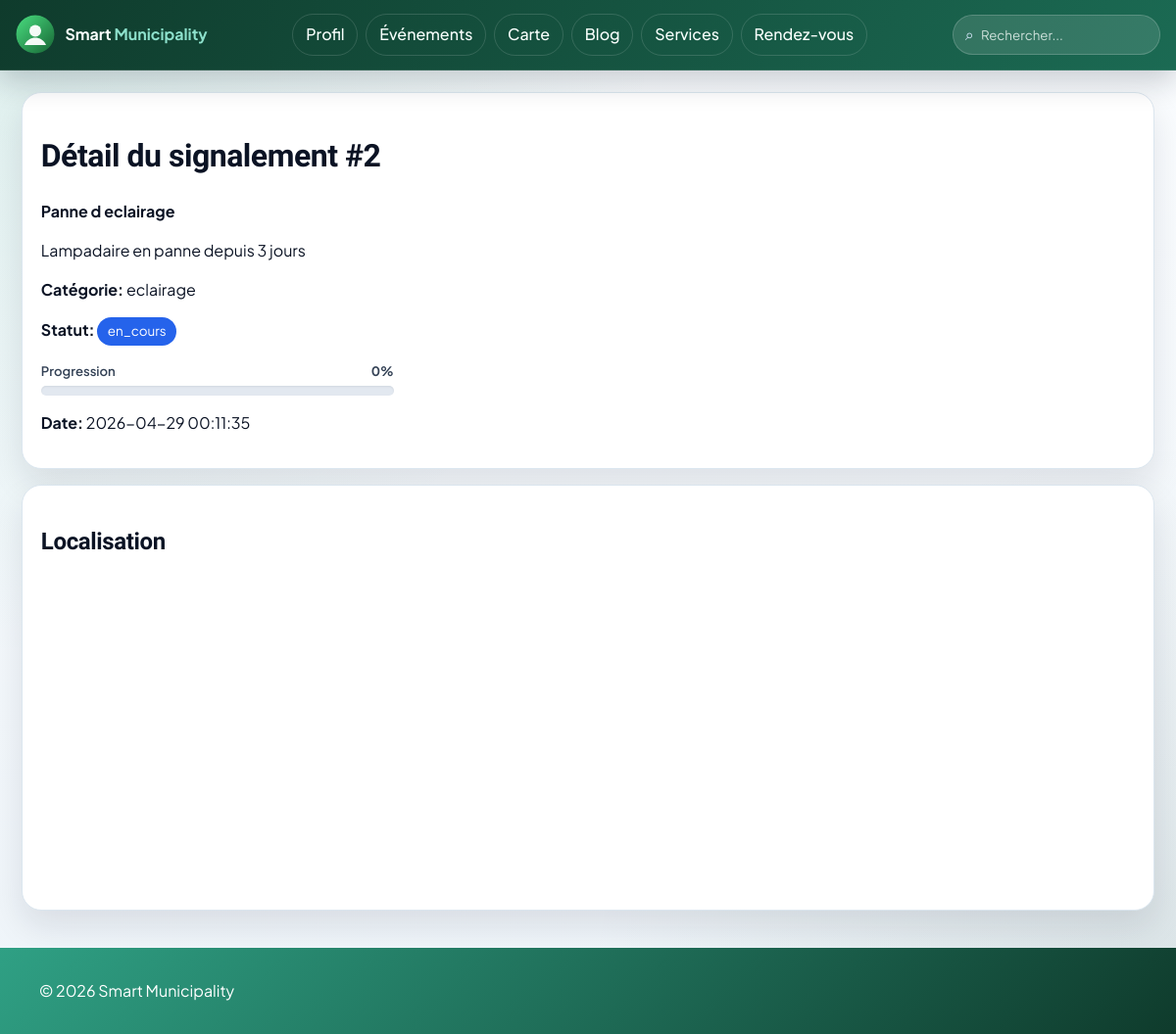
Page /index.php?route=signalements/detail&id=2 on the committed database.
### tables this page shows
CREATE TABLE IF NOT EXISTS signalements (
    id INT AUTO_INCREMENT PRIMARY KEY,
    user_id INT NULL,
    localisation_id INT NULL,
    titre VARCHAR(255) NOT NULL,
    description TEXT NOT NULL,
    image VARCHAR(255) NULL,
    categorie VARCHAR(100) NOT NULL,
    latitude DECIMAL(10,8) NOT NULL,
    longitude DECIMAL(11,8) NOT NULL,
    statut ENUM('en_attente', 'en_cours', 'resolu', 'rejete') DEFAULT 'en_attente',
    progression TINYINT UNSIGNED NOT NULL DEFAULT 0,
    date_signalement DATETIME DEFAULT CURRENT_TIMESTAMP,
    CONSTRAINT fk_signalements_user FOREIGN KEY (user_id) REFERENCES utilisateurs(id) ON DELETE SET NULL,
    CONSTRAINT fk_signalements_localisation FOREIGN KEY (localisation_id) REFERENCES localisations(id) ON DELETE SET NULL
);

### app/Core/Controller.php (called while the page is built, shortened)
<?php
abstract class Controller
{
    protected function render(string $view, array $data = []): void
    {
        extract($data, EXTR_SKIP);
        require BASE_PATH . '/app/Views/layouts/header.php';
        require BASE_PATH . '/app/Views/' . $view . '.php';
        require BASE_PATH . '/app/Views/layouts/footer.php';
    }
}

### app/Controllers/SignalementController.php (called while the page is built, shortened)
<?php
class SignalementController extends Controller
{
    private Signalement $model;
    public function __construct()
    {
        $this->model = new Signalement();
    }
    public function detail(): void
    {
        $id = (int)($_GET['id'] ?? 0);
        $item = $this->model->find($id);
        $history = $this->model->positionHistory($id);
        $this->render('frontoffice/signalements/detail', [
            'title' => 'Détail signalement',
            'item' => $item,
            'history' => $history,
        ]);
    }
}

### index.php (called while the page is built, shortened)
<?php
require __DIR__ . '/config/config.php';
require __DIR__ . '/app/Core/Autoloader.php';
$route = trim((string)($_GET['route'] ?? 'home/index'));
$route = trim($route, '/');
[$controllerPart, $actionPart] = array_pad(explode('/', $route, 2), 2, 'index');
$actionName = str_replace(' ', '', ucwords(str_replace(['-', '_'], ' ', strtolower($actionPart))));
$actionName = lcfirst($actionName);
$controller = new $controllerClass();
$controller->{$actionName}();

### app/Core/Autoloader.php (called while the page is built, shortened)
<?php
spl_autoload_register(function (string $class): void {
    $prefix = 'App\\';
    $relativeClass = substr($class, strlen($prefix));
    $file = BASE_PATH . '/app/' . str_replace('\\', '/', $relativeClass) . '.php';
});

### config/config.php (called while the page is built, shortened)
<?php
function pdo_connection(): \PDO
{
    static $pdo = null;
    if ($pdo instanceof \PDO) {
        return $pdo;
    }
    $dsn = 'mysql:host=' . DB_HOST . ';port=' . DB_PORT . ';dbname=' . DB_NAME . ';charset=utf8mb4';
    $pdo = new \PDO($dsn, DB_USER, DB_PASS, [
        \PDO::ATTR_ERRMODE => \PDO::ERRMODE_EXCEPTION,
        \PDO::ATTR_DEFAULT_FETCH_MODE => \PDO::FETCH_ASSOC,
        \PDO::ATTR_EMULATE_PREPARES => false,
    ]);
    return $pdo;
}
function e(string $value): string
{
    return htmlspecialchars($value, ENT_QUOTES, 'UTF-8');
}

### app/Core/Database.php (called while the page is built, shortened)
<?php
class Database
{
    private static ?PDO $connection = null;
    public static function getConnection(): PDO
    {
        if (self::$connection === null) {
            self::$connection = \pdo_connection();
        }
        return self::$connection;
    }
}

### app/Models/Signalement.php (called while the page is built, shortened)
<?php
class Signalement implements MapDataProviderInterface
{
    private PDO $pdo;
    public function __construct()
    {
        $this->pdo = Database::getConnection();
    }
    public function find(int $id): ?array
    {
        $sql = 'SELECT s.*, l.adresse, l.quartier,
                   u.nom AS user_nom,
                   u.prenom AS user_prenom,
                   u.email AS user_email,
                   u.avatar AS user_avatar,
                   u.role AS user_role
            FROM signalements s
            LEFT JOIN localisations l ON l.id = s.localisation_id
            LEFT JOIN utilisateurs u ON u.id = s.user_id
                WHERE s.id = :id';
        $stmt = $this->pdo->prepare($sql);
        $stmt->execute([':id' => $id]);
        $row = $stmt->fetch();
        return $row ?: null;
    }
}

### app/Views/frontoffice/signalements/detail.php (the view, shortened to what this page needs)
<div class="card">
	<h1>Détail du signalement #<?php echo (int)($item['id'] ?? 0); ?></h1>
	<p><strong><?php echo e($item['titre'] ?? ''); ?></strong></p>
	<p><?php echo e($item['description'] ?? ''); ?></p>
	<p><strong>Catégorie:</strong> <?php echo e($item['categorie'] ?? '-'); ?></p>
	<p><strong>Statut:</strong> <span class="badge status-<?php echo e($item['statut'] ?? 'en_attente'); ?>"><?php echo e($item['statut'] ?? 'en_attente'); ?></span></p>
	<?php $detailProgression = max(0, min(100, (int)($item['progression'] ?? 0))); ?>
	<?php $detailProgressClass = $detailProgression <= 30 ? 'progress-line--danger' : ($detailProgression <= 70 ? 'progress-line--warning' : 'progress-line--success'); ?>
	<div class="progress-line <?php echo e($detailProgressClass); ?>" style="max-width: 360px; margin-top: 0.75rem;">
		<div class="progress-line__label">
			<span>Progression</span>
			<strong><?php echo $detailProgression; ?>%</strong>
		</div>
		<div class="progress-line__track">
		</div>
	</div>
	<p><strong>Date:</strong> <?php echo e($item['date_signalement'] ?? ''); ?></p>
</div>
<div class="card">
	<h2>Localisation</h2>
	<div id="mapDetail" style="height: 320px;"></div>
</div>
<link id="maplibre-css" rel="stylesheet" href="https://unpkg.com/maplibre-gl@4.7.1/dist/maplibre-gl.css" onerror="this.onerror=null;this.href='https://cdn.jsdelivr.net/npm/maplibre-gl@4.7.1/dist/maplibre-gl.css';" />

### public/css/style.css (style rules this page uses)
:root { --vert-principal: #2FA084; --vert-clair: #8DE1CC; --vert-fonce: #0f3b2c; --gris-clair: #F1F5F9; --blanc: #FFFFFF; --orange: #f59e0b; --rouge: #dc2626; --slate-900: #0b1324; --slate-700: #334155; --slate-500: #64748b; --border-soft: #dbe6ef; --surface: #f7fafc; --radius-md: 14px; --radius-lg: 20px; --radius-xl: 24px; --shadow-sm: 0 6px 16px rgba(15, 23, 42, 0.06); --shadow-md: 0 16px 34px rgba(15, 23, 42, 0.10); --shadow-lg: 0 24px 50px rgba(15, 23, 42, 0.14); }
* { box-sizing: border-box; font-family: 'Plus Jakarta Sans', sans-serif; }
h1, h2, h3, .brand { font-family: 'Sora', sans-serif; letter-spacing: -0.015em; }
body { margin: 0; background: radial-gradient(circle at 0% 0%, rgba(47,160,132,0.14), transparent 42%), radial-gradient(circle at 100% 100%, rgba(15,59,44,0.10), transparent 38%), linear-gradient(180deg, #fbfdff 0%, #eef4f9 100%); color: var(--slate-900); line-height: 1.5; }
.progress-line { display: grid; gap: 0.35rem; min-width: 140px; }
.progress-line__label { display: flex; align-items: center; justify-content: space-between; gap: 0.5rem; font-size: 0.82rem; color: #334155; font-weight: 600; }
.progress-line__track { height: 10px; border-radius: 999px; background: #e2e8f0; overflow: hidden; box-shadow: inset 0 1px 2px rgba(15,23,42,0.08); }
.card { background: var(--blanc); border-radius: var(--radius-lg); padding: 1.15rem; margin-bottom: 1rem; box-shadow: var(--shadow-md); border: 1px solid var(--border-soft); }
.badge { display: inline-block; border-radius: 999px; padding: 0.25rem 0.65rem; color: #fff; font-size: 0.84rem; }
.status-en_cours { background: #2563eb; }
.hero, .card, .sidebar, .notifications-panel, #map, #signalementMap { animation: fadeUp 0.45s ease; }

### rows in the picture
signalements: id "2", titre "Panne d eclairage", description "Lampadaire en panne depuis 3 jours", categorie "eclairage", statut "en_cours", progression "0", date_signalement "2026-04-29 00:11:35"
